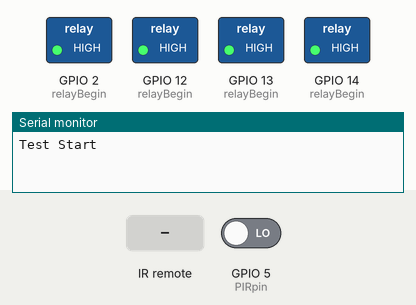
A sketch run on a simulated ESP8266 (NodeMCU). On the bench: switched loads named in the sketch (green lamp = pin HIGH), the last lines printed to the serial monitor. The test bench sets the inputs (shaded band); at power-on: GPIO 5 (PIRpin) LOW.

Above: at 2.2 s.
2.3 s: infrared code 0xFF30CF received
3.8 s: GPIO 5 (PIRpin) driven HIGH
At 5.0 s:
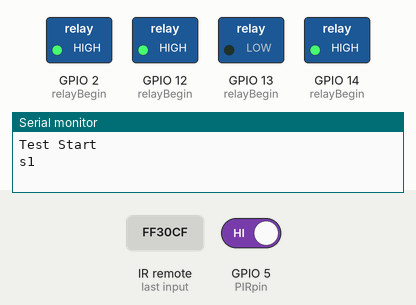
5.3 s: infrared code 0xFF18E7 received
At 6.2 s:
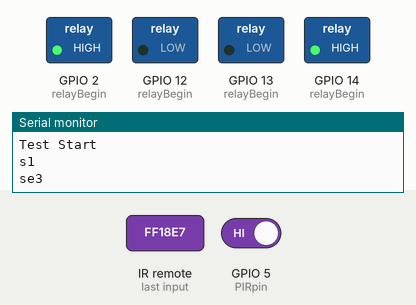
6.8 s: infrared code 0x9716BE3F received
At 7.3 s:
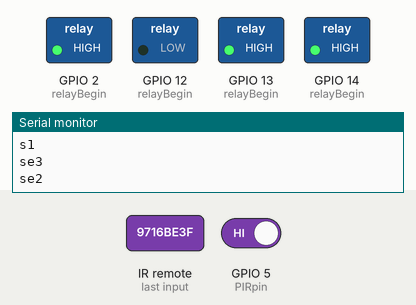
8.3 s: infrared code 0xFF7A85 received
At 9.5 s:
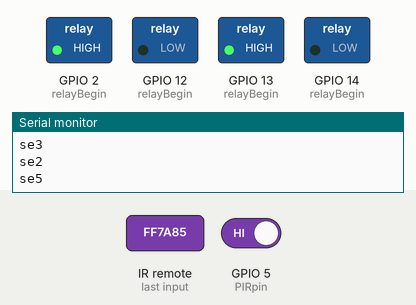
9.8 s: infrared code 0x3D9AE3F7 received
At 10.8 s:
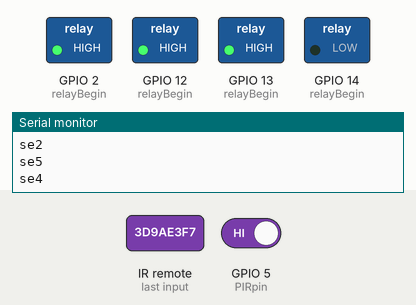
Timing chart, 0 to 12.3 s (numbered marks = the images above; inputs shaded):
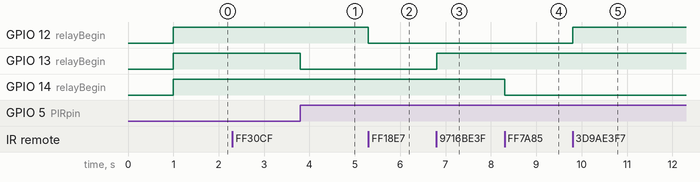

Measured:
- after the input at 3.8 s, GPIO 13 (relayBegin): HIGH → LOW at once
- after the input at 5.3 s, GPIO 12 (relayBegin): HIGH → LOW at once
- after the input at 6.8 s, GPIO 13 (relayBegin): LOW → HIGH at once
- after the input at 8.3 s, GPIO 14 (relayBegin): HIGH → LOW at once
- after the input at 9.8 s, GPIO 12 (relayBegin): LOW → HIGH at once

The sketch:

Blynk_ShmokeV2.ino
```cpp
#include "IRHandler.h"
#include "relayHandler.h"

#define PIRpin 5

bool rState[4] = {false, false, false, false}; // To store the State of the relays
bool offRelay[4] = {false, false, false, false}; //default state for when nobody in room


void setup() {

Serial.begin(115200);
Serial.println("Test Start");

pinMode(PIRpin, INPUT);

IRbegin();
relayBegin();

}

void loop() {
  IReceive(rState);
  if(digitalRead(PIRpin))
  setRelay(rState);

  else
  setRelay(offRelay);

}
```

IRHandler.h
```cpp
#include <IRremoteESP8266.h>
#include <IRutils.h>
#include <IRrecv.h>
#include <Arduino.h>

#define IRPin 4

IRrecv receiver(IRPin);

decode_results results; // To store the result of the decoded IR Signal

void IRbegin()
{
  receiver.enableIRIn();
}

void IReceive(bool rState[])
{
  if (receiver.decode(&results)) // check if decoding the the received data is possible
  {

    long long val = results.value;
    switch (val)
    {
    case 16724175:
      Serial.println("s1");
      rState[0] = !rState[0];
      break;

    case 2534850111:
      Serial.println("se2");
      rState[0] = !rState[0];
      break;

    case 16718055:
      Serial.println("se3");
      rState[1] = !rState[1];
      break;

    case 1033561079:
      Serial.println("se4");
      rState[1] = !rState[1];
      break;

    case 16743045:
      Serial.println("se5");
      rState[2] = !rState[2];
      break;

    case 1635910171:
      Serial.println("se6");
      rState[2] = !rState[2];
      break;

    case 16716015:
      Serial.println("se7");
      rState[3] = !rState[3];
      break;

    case 2351064443:
      Serial.println("se8");
      rState[3] = !rState[3];
      break;

    default:
      break;
    }

    receiver.resume();
  }
}
```

relayHandler.h
```cpp
void relayBegin()
{
  pinMode(13, OUTPUT);
  pinMode(12, OUTPUT);
  pinMode(14, OUTPUT);
  pinMode(2, OUTPUT);

  delay(1000);

  digitalWrite(2, HIGH);
  digitalWrite(12, HIGH);
  digitalWrite(13, HIGH);
  digitalWrite(14, HIGH);
}

void setRelay(bool rState[])
{
  digitalWrite(13,  !rState[0]);
  digitalWrite(12, !rState[1]);
  digitalWrite(14, !rState[2]);
  digitalWrite(2, !rState[3]);
}
```
